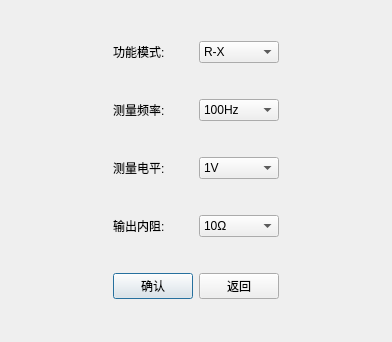
<?xml version="1.0" encoding="UTF-8"?>
<ui version="4.0">
 <class>brigetestersetting</class>
 <widget class="QDialog" name="brigetestersetting">
  <property name="geometry">
   <rect>
    <x>0</x>
    <y>0</y>
    <width>392</width>
    <height>342</height>
   </rect>
  </property>
  <property name="windowTitle">
   <string>Dialog</string>
  </property>
  <layout class="QGridLayout" name="gridLayout">
   <item row="1" column="0">
    <spacer name="horizontalSpacer_6">
     <property name="orientation">
      <enum>Qt::Orientation::Horizontal</enum>
     </property>
     <property name="sizeHint" stdset="0">
      <size>
       <width>40</width>
       <height>20</height>
      </size>
     </property>
    </spacer>
   </item>
   <item row="3" column="3">
    <spacer name="horizontalSpacer_4">
     <property name="orientation">
      <enum>Qt::Orientation::Horizontal</enum>
     </property>
     <property name="sizeHint" stdset="0">
      <size>
       <width>40</width>
       <height>20</height>
      </size>
     </property>
    </spacer>
   </item>
   <item row="1" column="1">
    <widget class="QLabel" name="label">
     <property name="text">
      <string>测量频率:</string>
     </property>
    </widget>
   </item>
   <item row="3" column="2">
    <widget class="QComboBox" name="comboBox_ouPutResister">
     <item>
      <property name="text">
       <string>10Ω</string>
      </property>
     </item>
     <item>
      <property name="text">
       <string>100Ω</string>
      </property>
     </item>
    </widget>
   </item>
   <item row="0" column="1">
    <widget class="QLabel" name="label_4">
     <property name="text">
      <string>功能模式:</string>
     </property>
    </widget>
   </item>
   <item row="0" column="2">
    <widget class="QComboBox" name="comboBox_function">
     <property name="currentText">
      <string>R-X</string>
     </property>
     <item>
      <property name="text">
       <string>R-X</string>
      </property>
     </item>
     <item>
      <property name="text">
       <string>Rp-Q</string>
      </property>
     </item>
     <item>
      <property name="text">
       <string>Rs-Q</string>
      </property>
     </item>
    </widget>
   </item>
   <item row="3" column="1">
    <widget class="QLabel" name="label_3">
     <property name="text">
      <string>输出内阻:</string>
     </property>
    </widget>
   </item>
   <item row="2" column="0">
    <spacer name="horizontalSpacer_7">
     <property name="orientation">
      <enum>Qt::Orientation::Horizontal</enum>
     </property>
     <property name="sizeHint" stdset="0">
      <size>
       <width>40</width>
       <height>20</height>
      </size>
     </property>
    </spacer>
   </item>
   <item row="1" column="2">
    <widget class="QComboBox" name="comboBox_frequency">
     <item>
      <property name="text">
       <string>100Hz</string>
      </property>
     </item>
     <item>
      <property name="text">
       <string>120Hz</string>
      </property>
     </item>
     <item>
      <property name="text">
       <string>1kHz</string>
      </property>
     </item>
     <item>
      <property name="text">
       <string>10kHz</string>
      </property>
     </item>
    </widget>
   </item>
   <item row="0" column="3">
    <spacer name="horizontalSpacer">
     <property name="orientation">
      <enum>Qt::Orientation::Horizontal</enum>
     </property>
     <property name="sizeHint" stdset="0">
      <size>
       <width>40</width>
       <height>20</height>
      </size>
     </property>
    </spacer>
   </item>
   <item row="1" column="3">
    <spacer name="horizontalSpacer_2">
     <property name="orientation">
      <enum>Qt::Orientation::Horizontal</enum>
     </property>
     <property name="sizeHint" stdset="0">
      <size>
       <width>40</width>
       <height>20</height>
      </size>
     </property>
    </spacer>
   </item>
   <item row="2" column="1">
    <widget class="QLabel" name="label_2">
     <property name="text">
      <string>测量电平:</string>
     </property>
    </widget>
   </item>
   <item row="2" column="2">
    <widget class="QComboBox" name="comboBox_voltage">
     <item>
      <property name="text">
       <string>1V</string>
      </property>
     </item>
     <item>
      <property name="text">
       <string>500mV</string>
      </property>
     </item>
     <item>
      <property name="text">
       <string>250mV</string>
      </property>
     </item>
     <item>
      <property name="text">
       <string>100mV</string>
      </property>
     </item>
     <item>
      <property name="text">
       <string>50mV</string>
      </property>
     </item>
     <item>
      <property name="text">
       <string>20mV</string>
      </property>
     </item>
     <item>
      <property name="text">
       <string>10mV</string>
      </property>
     </item>
    </widget>
   </item>
   <item row="2" column="3">
    <spacer name="horizontalSpacer_3">
     <property name="orientation">
      <enum>Qt::Orientation::Horizontal</enum>
     </property>
     <property name="sizeHint" stdset="0">
      <size>
       <width>40</width>
       <height>20</height>
      </size>
     </property>
    </spacer>
   </item>
   <item row="3" column="0">
    <spacer name="horizontalSpacer_8">
     <property name="orientation">
      <enum>Qt::Orientation::Horizontal</enum>
     </property>
     <property name="sizeHint" stdset="0">
      <size>
       <width>40</width>
       <height>20</height>
      </size>
     </property>
    </spacer>
   </item>
   <item row="0" column="0">
    <spacer name="horizontalSpacer_5">
     <property name="orientation">
      <enum>Qt::Orientation::Horizontal</enum>
     </property>
     <property name="sizeHint" stdset="0">
      <size>
       <width>40</width>
       <height>20</height>
      </size>
     </property>
    </spacer>
   </item>
   <item row="4" column="1">
    <widget class="QPushButton" name="pushButton_confirm">
     <property name="text">
      <string>确认</string>
     </property>
    </widget>
   </item>
   <item row="4" column="2">
    <widget class="QPushButton" name="pushButton_cancel">
     <property name="text">
      <string>返回</string>
     </property>
    </widget>
   </item>
  </layout>
 </widget>
 <resources/>
 <connections/>
</ui>
